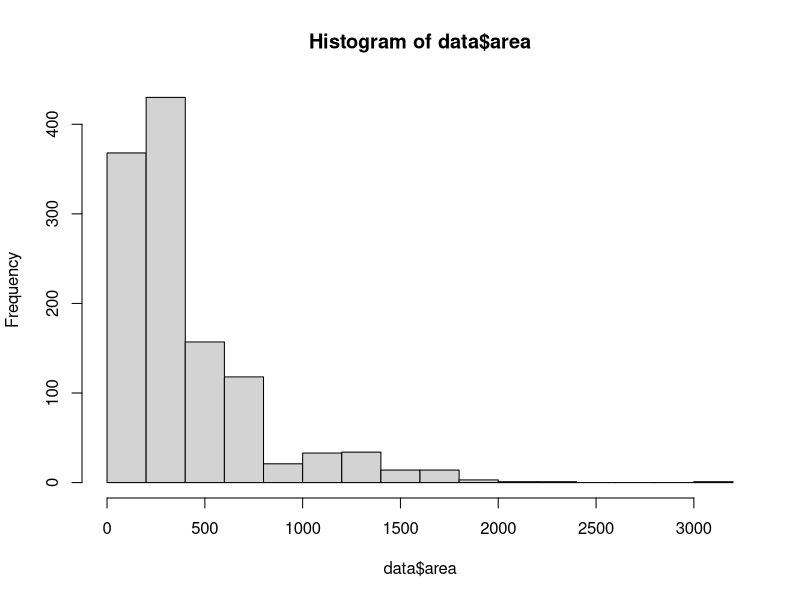
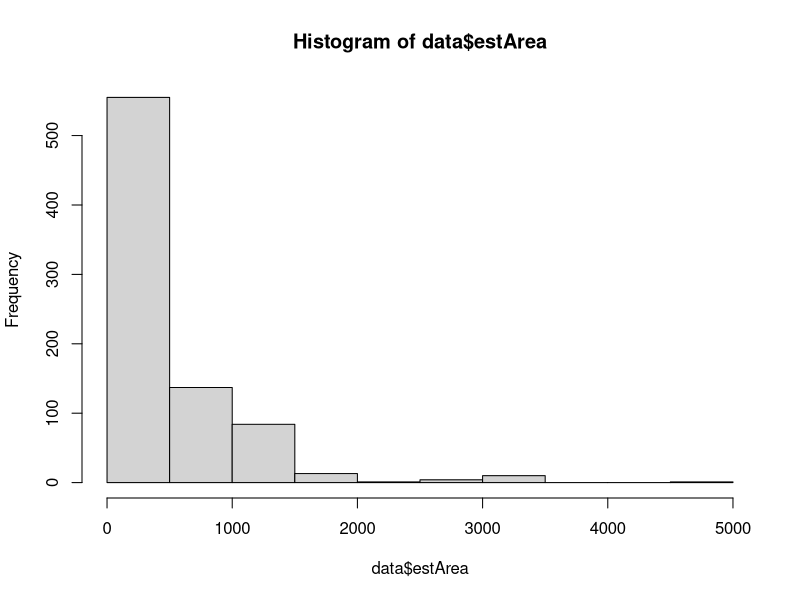

These figures' R source, in order:

data<-read.table("data/census_data.txt",h=T, fill=TRUE)

data <- subset(data, data$basin != "Chateau_>_Ferme_ou_Etangs")

table(data$basin)

length(unique((data$basin)))

# Remove area too large
data$area <- gsub(",", ".", data$area) # convert comma to dot
data$area <- as.numeric(data$area) # convert to numeric

#Include estimated areas in column area
data$estArea<-as.numeric(as.character(data$estArea))
hist(data$area)
hist(data$estArea)
for (i in 1:length(data$area)){
  if (is.na(data$area[i])){
    data$area[i]<-data$estArea[i]
  }
  
}

data <- data[-which(data$area>2500),] # remove area above 2500m2
# comparer distributions 




data <- subset(data, data$basin != "Isthme_du_Lac")
data <- subset(data, data$basin != "Etang_des_Beliers")
data <- subset(data, data$basin != "Ampere")

data <- subset(data, data$basin != "Ravin_du_Charbon")




##creating colonization vectors for any datasets (any of the two density datasets that is)  
#uncol=date jusqu'? laquelle certain pas de repro naturelle

uncolvector<-c(1983,1968,1978,1994,1997,1977,1984,2003,2020,1985,1986,1986,1962,1996,1985,2020,1982,2020,1962,2000,1991,1998,1997,2004,1981,2015,1996,2017,1996,1982,2011,2017,1987,1986,1968,2014,2014,1989,1984,1997,2016,2004,1995,1988,1962,1979,1989,1996,1995,1986,1987,2004) #still a problem here with gorfous
colvector  <-c(1983,1968,1980,1994,1998,1977,1989,2007,2023,1989,1992,1986,1962,1996,1985,2022,1990,2022,1962,2000,2000,2000,2000,2008,1981,2020,1996,2017,1999,1990,2014,2023,1987,1986,1968,2014,2014,1989,1984,1997,2016,2020,2000,1992,1962,1979,1989,1996,1999,1986,1987,2012)
# removing RAvin du CHarbon
uncolvector<-uncolvector[-42]
colvector<-colvector[-42]                




##Get years and month
data$year<-as.numeric(substr(data$date, 7, 10))  
data$month<-as.numeric(substr(data$date, 4, 5)) 
#mydates = as.POSIXlt(data$date, format = c("%d-%m-%Y"))
#Norvegienne$year<-as.numeric(format(as.Date(mydates), "%Y"))
#data$month<-as.numeric(format(as.Date(mydates), "%m"))
#df$day<-as.numeric(format(as.Date(mydates), "%d"))
#data$jday<-mydates$yday # julian day


aggregate(PE~year+basin, data=data, FUN=length)


uncoldate<-NULL#rep(,nrow(data))
coldate<-NULL#rep(,nrow(data))

for (i in 1:nrow(data)) {
	if (data$basin[i]=="Acaena") {
		uncoldate[i]<-uncolvector[1]
		coldate[i]<-colvector[1]		
	} else if (data$basin[i]=="Albatros") {
		uncoldate[i]<-uncolvector[2]
		coldate[i]<-colvector[2]	
	} else if (data$basin[i]=="Americains") {
		uncoldate[i]<-uncolvector[3]
		coldate[i]<-colvector[3]
	} else if (data$basin[i]=="Armor") {
		uncoldate[i]<-uncolvector[4]
		coldate[i]<-colvector[4]
	} else if (data$basin[i]=="Azorella") {
		uncoldate[i]<-uncolvector[5]
		coldate[i]<-colvector[5]		
	} else if (data$basin[i]=="Borgne") {
		uncoldate[i]<-uncolvector[6]
		coldate[i]<-colvector[6]
	} else if (data$basin[i]=="Bungay") {
		uncoldate[i]<-uncolvector[7]
		coldate[i]<-colvector[7]		
	} else if (data$basin[i]=="Calcedoines") {
		uncoldate[i]<-uncolvector[8]
		coldate[i]<-colvector[8]	
	} else if (data$basin[i]=="Casque") {
	  uncoldate[i]<-uncolvector[9]
	  coldate[i]<-colvector[9]	
	} else if (data$basin[i]=="Cataractes") {
		uncoldate[i]<-uncolvector[10]
		coldate[i]<-colvector[10]		
	} else if (data$basin[i]=="Charbon") {
		uncoldate[i]<-uncolvector[11]
		coldate[i]<-colvector[11]
	} else if (data$basin[i]=="Chasseurs") {
		uncoldate[i]<-uncolvector[12]
		coldate[i]<-colvector[12]
	} else if (data$basin[i]=="Chateau") {
		uncoldate[i]<-uncolvector[13]
		coldate[i]<-colvector[13]
	} else if (data$basin[i]=="Claree") {
		uncoldate[i]<-uncolvector[14]
		coldate[i]<-colvector[14]			
	} else if (data$basin[i]=="Doute") {
		uncoldate[i]<-uncolvector[15]
		coldate[i]<-colvector[15]	
	} else if (data$basin[i]=="Entrelacs") {
	  uncoldate[i]<-uncolvector[16]
	  coldate[i]<-colvector[16]
	} else if (data$basin[i]=="Est") {
	  uncoldate[i]<-uncolvector[17]
	  coldate[i]<-colvector[17]
	} else if (data$basin[i]=="Euphrosine") {
		uncoldate[i]<-uncolvector[18]
		coldate[i]<-colvector[18]
	} else if (data$basin[i]=="Ferme") {
		uncoldate[i]<-uncolvector[19]
		coldate[i]<-colvector[19]
	} else if (data$basin[i]=="Gorfous_1") {
		uncoldate[i]<-uncolvector[20]
		coldate[i]<-colvector[20]		
	} else if (data$basin[i]=="Gorfous_2") {
		uncoldate[i]<-uncolvector[21]
		coldate[i]<-colvector[21]
	} else if (data$basin[i]=="Gorfous_4") {
		uncoldate[i]<-uncolvector[22]
		coldate[i]<-colvector[22]
	} else if (data$basin[i]=="Gorfous_5") {
		uncoldate[i]<-uncolvector[23]
		coldate[i]<-colvector[23]
	} else if (data$basin[i]=="Grisanche") {
		uncoldate[i]<-uncolvector[24]
		coldate[i]<-colvector[24]
	} else if (data$basin[i]=="Korrigans") {
		uncoldate[i]<-uncolvector[25]
		coldate[i]<-colvector[25]
	} else if (data$basin[i]=="Larmor") {
	  uncoldate[i]<-uncolvector[26]
	  coldate[i]<-colvector[26]
	} else if (data$basin[i]=="Levant") {
		uncoldate[i]<-uncolvector[27]
		coldate[i]<-colvector[27]
	} else if (data$basin[i]=="Lozere") {
		uncoldate[i]<-uncolvector[28]
		coldate[i]<-colvector[28]				
	} else if (data$basin[i]=="Macaronis") {
		uncoldate[i]<-uncolvector[29]
		coldate[i]<-colvector[29]
	} else if (data$basin[i]=="Manchots") {
		uncoldate[i]<-uncolvector[30]
		coldate[i]<-colvector[30]
	} else if (data$basin[i]=="Merveilles") {
	  uncoldate[i]<-uncolvector[31]
	  coldate[i]<-colvector[31]
	} else if (data$basin[i]=="Mouche") {
	  uncoldate[i]<-uncolvector[32]
	  coldate[i]<-colvector[32]
	} else if (data$basin[i]=="Mouettes") {
		uncoldate[i]<-uncolvector[33]
		coldate[i]<-colvector[33]
	} else if (data$basin[i]=="Nord") {
		uncoldate[i]<-uncolvector[34]
		coldate[i]<-colvector[34]
	} else if (data$basin[i]=="Norvegienne") {
		uncoldate[i]<-uncolvector[35]
		coldate[i]<-colvector[35]
	} else if (data$basin[i]=="Olsen") {
		uncoldate[i]<-uncolvector[36]
		coldate[i]<-colvector[36]
	} else if (data$basin[i]=="Orgues") {
		uncoldate[i]<-uncolvector[37]
		coldate[i]<-colvector[37]
	} else if (data$basin[i]=="Pepins") {
		uncoldate[i]<-uncolvector[38]
		coldate[i]<-colvector[38]
	} else if (data$basin[i]=="Planchette") {
		uncoldate[i]<-uncolvector[39]
		coldate[i]<-colvector[39]
	} else if (data$basin[i]=="Port-Kirk") {
		uncoldate[i]<-uncolvector[40]
		coldate[i]<-colvector[40]		
	} else if (data$basin[i]=="Radioleine") {
		uncoldate[i]<-uncolvector[41]
		coldate[i]<-colvector[41]
	# } else if (data$basin[i]=="Ravin_du_Charbon") {
	# 	uncoldate[i]<-uncolvector[42]
	# 	coldate[i]<-colvector[42]				
	} else if (data$basin[i]=="Rohan") {
		uncoldate[i]<-uncolvector[42]
		coldate[i]<-colvector[42]
	} else if (data$basin[i]=="Serail") {
		uncoldate[i]<-uncolvector[43]
		coldate[i]<-colvector[43]
	} else if (data$basin[i]=="Studer") {
		uncoldate[i]<-uncolvector[44]
		coldate[i]<-colvector[44]
	} else if (data$basin[i]=="Sud") {
		uncoldate[i]<-uncolvector[45]
		coldate[i]<-colvector[45]
	} else if (data$basin[i]=="Trois_Lacs") {
		uncoldate[i]<-uncolvector[46]
		coldate[i]<-colvector[46]
	} else if (data$basin[i]=="Val-Travers") {
		uncoldate[i]<-uncolvector[47]
		coldate[i]<-colvector[47]
	} else if (data$basin[i]=="Val_d_Auge") {
		uncoldate[i]<-uncolvector[48]
		coldate[i]<-colvector[48]
	} else if (data$basin[i]=="Val_de_l_Ouest") {
		uncoldate[i]<-uncolvector[49]
		coldate[i]<-colvector[49]
	} else if (data$basin[i]=="Val_Raide") {
		uncoldate[i]<-uncolvector[50]
		coldate[i]<-colvector[50]
	} else if (data$basin[i]=="Valdotaine") {
		uncoldate[i]<-uncolvector[51]
		coldate[i]<-colvector[51]		
	}
}

data$coldate<-as.numeric(coldate)
data$uncoldate<-as.numeric(uncoldate)
doubtDate<-(data$coldate)-(data$uncoldate) # the span of colonization date uncertainty. We may want to draw into this if we are to account for that source of variation. 
#cherche les lignes qui ont NA dans coldate
data$basin[is.na(data$coldate)]

data$metapopAge<-data$year-min(coldate)
data$popAge<-(data$year)-(data$coldate)

data <- data[which(data$popAge>0),] # remove colDate > observation
#data <- data[-which(data$popAge<(-3)),] # remove colDate > observation  ##risky business. Remove some rivers -> mess with IDs numbers ?

# #Take out areas considered not reliable
# table((as.factor(data$comment))=="not_reliable")
# data <- subset(data, comment != "not_reliable" | is.na(comment))

# Keep only data from december to February
# data <- subset(data, month %in% c(12,1,2,3))


# # Cohort year: les captures de decembre sont attribuées à l'année suivante
# data$Year_code <- data$year-min(data$year)+1 # recode year
# # data$Year_cohort <- ifelse(data$month ==12, data$Year_code+1, data$Year_code)
# # data$Age_cohort <- ifelse(data$month ==12, data$popAge+1, data$popAge)
# data$Year_cohort <- ifelse(data$month > 6, data$Year_code+1, data$Year_code)
# data$Age_cohort <- ifelse(data$month > 6, data$popAge+1, data$popAge)


#here we filter to obtain only sites that were sampled in DL1 / DL2 or Petersen. 
data<-subset(data, (!is.na(DL1) & !(is.na(DL2))) | ((!is.na(P1)) & !(is.na(P2))) | (!is.na(PE))) 

#note that these IDs are not the same between different datasets: if we want to merge results, we will have to use basin names
data$riverID<-unclass(factor(data$basin)) #unclass prend le rang de chaque categorie. Basin transforme en facteur: variable categorielle
#data$siteID<-rowid(data$XYZ,factor(data$riverID))  # this is the sampling site ID WITHIN the riverID. Useful for hierarchization

basin_vector <- levels(factor(data$basin))
# Recode factor based on position
recode_factor <- factor(factor(data$basin), labels = seq_along(basin_vector))

maxPopAge=firstCapture=NULL
trueMaxPopAge<-2025-colvector

#relatif à la cohorte donc ne va que jusque dernière pèche et pas jusque 2025. Ex: 
for (pop in 1:max(data$riverID)){
maxPopAge[pop] <- max(data$popAge[recode_factor==pop])+ (2025-max(data$year[recode_factor==pop]))
firstCapture[pop] <- min(data$popAge[recode_factor==pop])
}

# year_capture=NULL
# for (i in 1:nrow(data)){
#  data$year_capture[i]=data$Year_cohort[i] - firstCapture[data$riverID[i]]
# }


dataToJags <- list(                                               #liste aggr?g?e d'objets
  n = nrow(data)                                             #N fait n de long avec r?p?titions NA
  #Nriver= length(unique(data$riverID)),
  ,DL1 = data$DL1						
  ,DL2 = data$DL2
  #DL3 = data$DL3
  ,P1 = data$P1
  ,P2 = data$P2 
  ,PE = data$PE # PE
  #n = rep(NA,nrow(data)), 
  ,area = data$area  # we work in log here
  ,riverID = as.integer(recode_factor)
  #,vec_riverID=unique(data$riverID),
  #,siteID = data$siteID,  
  ,year= data$year - min(data$year)+1  # it is the year of sampling
  ,popAge=data$popAge  # it is the population age /!\ but by cohort gb+mb 27032024
  #,max_year = max(data$Year_cohort)
  #, year_capture=data$year_capture,
  #,t0= doubtDate+1,
  ,coldate=data$coldate
  ,maxPopAge=maxPopAge
  ,maxMetapopAge=max(data$metapopAge)
  #trueMaxPopAge=trueMaxPopAge
  )





#DL1 <- array(, dim=c())